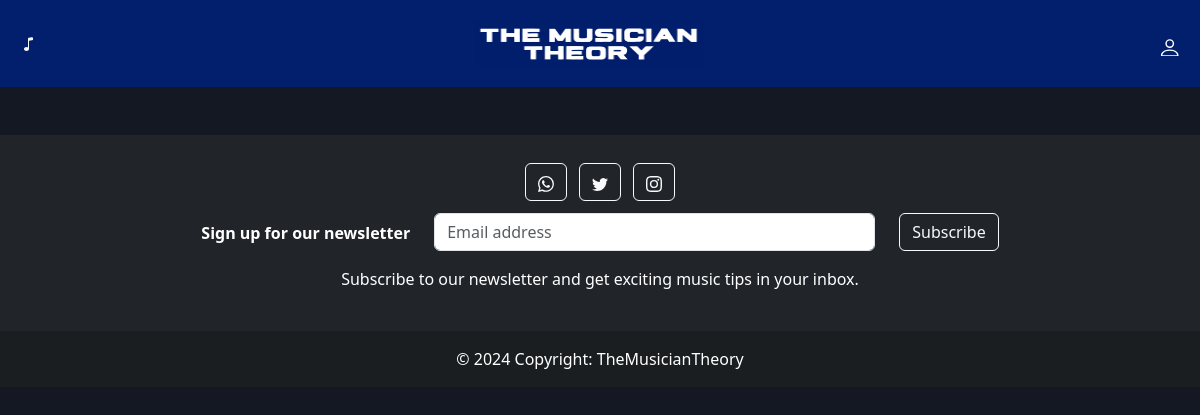
/scales/7, run on an earlier commit of the app's database.
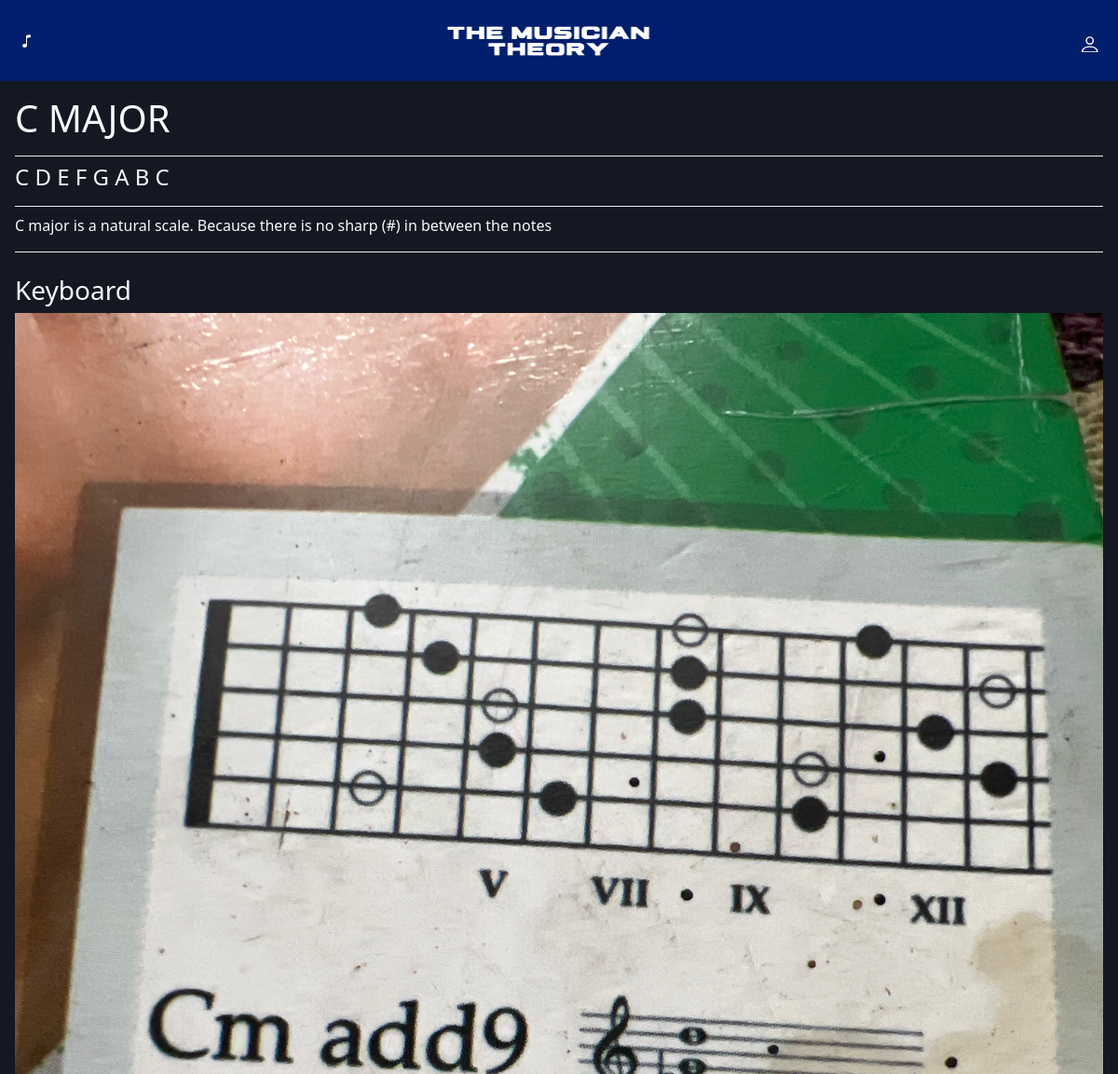
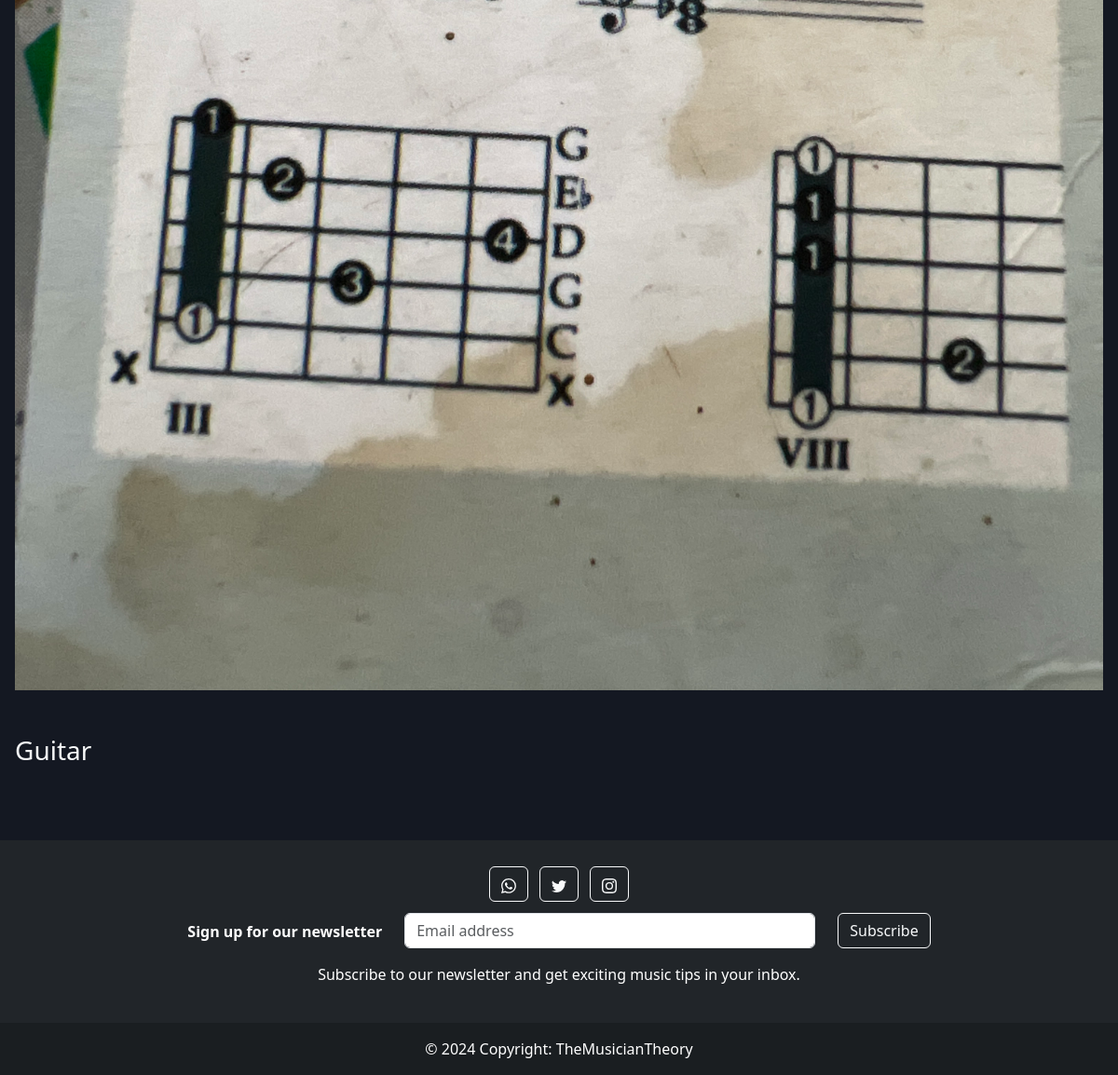
And on a later commit of the database (2 pictures, top to bottom).
### music_admin/models.py (models this page shows, shortened)
class Scale(models.Model):
    name = models.CharField(max_length=100)
    scale = models.CharField(max_length=100)
    discription = models.TextField()
    keyboard_image = models.ImageField(upload_to='scales/keyboard', default="x")
    guitar_image = models.ImageField(upload_to='scales/guitar', default="x")

### base/views.py (the view)
# urls.py: path('scales/<int:id>', views.show_scale_result, name='show_scale_result'),
def show_scale_result(request, id):
    data = Scale.objects.filter(id=id)
    return render(request, 'base/scale.html', {'data': data})

### base/templates/base/scale.html (shortened to what this page needs)
{% extends 'base/base.html' %}
{% block content %}
<div class="m-3">
    {% for item in data %}
    <div class="mt-2">
    <h1 class="">{{ item.name }}</h1>
</div>
<div class="mt-3" style="height: 1px; background-color: #EAEFF5"></div>
    <div class="mt-2">
    <h4 class="">{{ item.scale }}</h4>
</div>
<div class="mt-3" style="height: 1px; background-color: #EAEFF5"></div>
    <div class="mt-2">
    <p>{{ item.discription }}</p>
</div>
<div class="mt-3" style="height: 1px; background-color: #EAEFF5"></div>
    <div class="mt-4">
    <h3>Keyboard</h3>
    <img src="{{ item.keyboard_image.url }}" alt="" width="100%" height="auto">
</div>
    <div class="mt-5">
    <h3>Guitar</h3>
</div>
    {% endfor %}
</div>
{% endblock %}

### base/templates/base/base.html (shortened to what this page needs)
{% load static %}
<!DOCTYPE html>
<html lang="en">
<head>
    <link href="https://cdn.jsdelivr.net/npm/bootstrap@5.3.3/dist/css/bootstrap.min.css" rel="stylesheet">
    <link rel="stylesheet" href="{% static 'base/css/style.css' %}">
</head>
<body class=" text-light" style="background-color: #141822;">
<div>
    <nav class="navbar navbar-expand-lg" style="background-color: #011f6c;">
        <div class="container-fluid justify-content-between m-2">
                <a class="navbar-brand" href="{% url 'base:home' %}">
                  <img src="{% static 'base/img/logoheader.png' %}" alt="logo" width="230" height="45">
                </a>
                <a href="/account">
              </a>
        </div>
    </nav>
    <div>
        {% block content %}
        {% endblock %}
    </div>
  <footer class="bg-dark text-center text-white mt-5">
    <div class="container p-4">
      <section class="mb-2">
        <a class="btn btn-outline-light btn-floating m-1" href="#!" role="button"
          ><i class="fab fa-whatsapp"></i
        ></a>
        <a class="btn btn-outline-light btn-floating m-1" href="#!" role="button"
          ><i class="fab fa-twitter"></i
        ></a>
        <a class="btn btn-outline-light btn-floating m-1" href="#!" role="button"
          ><i class="fab fa-instagram"></i
        ></a>
        </section>
      <section class="">
        <form action="{% url 'base:news_letter' %}" method="post">
          <div class="row d-flex justify-content-center">
            <div class="col-auto">
              <p class="pt-2">
                <strong>Sign up for our newsletter</strong>
              </p>
            </div>
            <div class="col-md-5 col-12">
              <div class="form-outline form-white mb-3">
                <input name="email" type="email" id="form5Example2" class="form-control" placeholder="Email address" />
              </div>
            </div>
            <div class="col-auto">
              <button type="submit" class="btn btn-outline-light mb-3">
                Subscribe
              </button>
            </div>
          </div>
        </form>
      </section>
      <section class="mb-3">
        <p>
          Subscribe to our newsletter and get exciting music tips in your inbox.
        </p>
      </section>
    </div>
    <div class="text-center p-3" style="background-color: rgba(0, 0, 0, 0.2);">
      © 2024 Copyright:
      <a class="text-white" href="https://TheMusicianTheory.com/">TheMusicianTheory</a>
    </div>
  </footer>
</div>
</body>
</html>

### base/static/base/css/style.css (style rules this page uses)
a { text-decoration: none; color: white; }

What changed in the data, as far as the page shows it:
added Scale: name "C MAJOR", scale "C D E F G A B C", discription "C major is a natural scale. Because there is no sharp (#) in between the notes", keyboard_image (picture)
